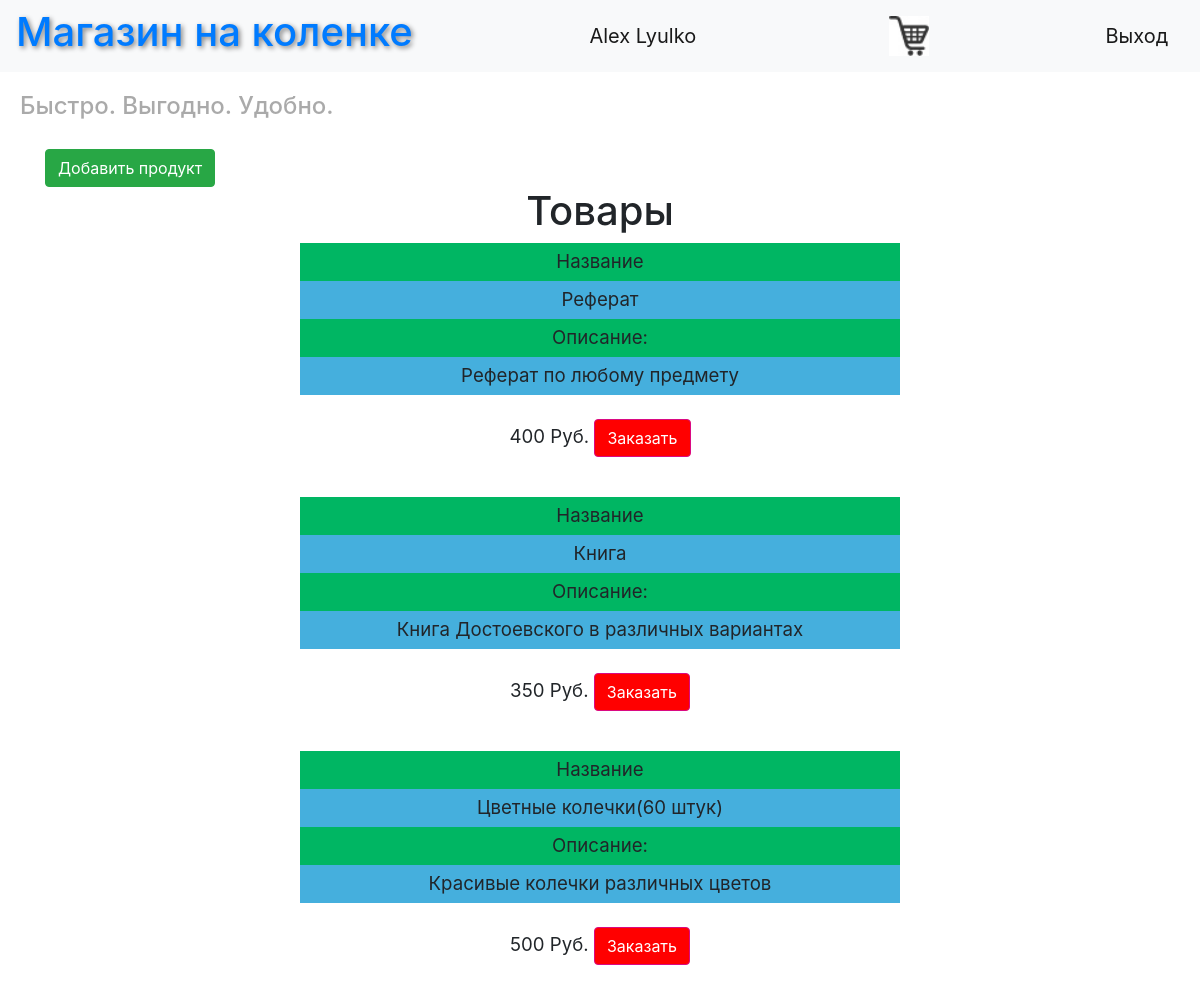
Page /index (signed in) on the committed database.
### data/users.py (models this page shows, shortened)
class User(SqlAlchemyBase, UserMixin):
    __tablename__ = 'users'
    id = sqlalchemy.Column(sqlalchemy.Integer, primary_key=True, autoincrement=True)
    surname = sqlalchemy.Column(sqlalchemy.String, nullable=True)
    name = sqlalchemy.Column(sqlalchemy.String, nullable=True)
    age = sqlalchemy.Column(sqlalchemy.Integer, nullable=True)
    position = sqlalchemy.Column(sqlalchemy.String, nullable=True)
    speciality = sqlalchemy.Column(sqlalchemy.String, nullable=True)
    address = sqlalchemy.Column(sqlalchemy.String, nullable=True)
    email = sqlalchemy.Column(sqlalchemy.String, index=True, unique=True, nullable=True)
    hashed_password = sqlalchemy.Column(sqlalchemy.String, nullable=True)
    modifed_date = sqlalchemy.Column(sqlalchemy.DateTime, default=datetime.datetime.now)
    product = orm.relationship("Product", back_populates='user')

### data/product.py (models this page shows, shortened)
class Product(SqlAlchemyBase):
    __tablename__ = 'products'
    id = sqlalchemy.Column(sqlalchemy.Integer, primary_key=True, autoincrement=True)
    prev_id = sqlalchemy.Column(sqlalchemy.Integer)
    product = sqlalchemy.Column(sqlalchemy.String, nullable=True)
    country = sqlalchemy.Column(sqlalchemy.String, nullable=True)
    description = sqlalchemy.Column(sqlalchemy.String, nullable=True)
    others = sqlalchemy.Column(sqlalchemy.String, nullable=True)
    price = sqlalchemy.Column(sqlalchemy.Integer, nullable=True)
    picture = sqlalchemy.Column(sqlalchemy.BINARY, nullable=True)
    count = sqlalchemy.Column(sqlalchemy.Integer, nullable=True)
    team_leader = sqlalchemy.Column(sqlalchemy.Integer, sqlalchemy.ForeignKey("users.id"))
    user = orm.relationship('User')

### main_reg.py (the view)
    @app.route("/")
    @app.route("/index")
    def index():
        if not current_user.is_authenticated:
            return redirect('/register')
        session = db_session.create_session()
        products = session.query(Product).all()
        users = session.query(User).all()
        names = {name.id: (name.surname, name.name) for name in users}
        return render_template("index.html", products=products, names=names, title="Work Status")

### data/db_session.py (called while the page is built)
def create_session() -> Session:
    global __factory
    return __factory()

### templates/index.html (shortened to what this page needs)
{% extends "base.html" %}
{% block content %}
<a class="btn btn-success" href="/add_product">Добавить продукт</a>
<h1 align="center">Товары </h1>
{% for product in products %}
{% if product.description %}
    <div class="table_container">
        <table class="my_table" style="margin: auto">
            <tr class="my_row">
                <td class="title" width="600px" bgcolor="#00b663" align="center">Название</td>
            </tr>
            <tr class="my_row">
                <td class="ordinary" bgcolor="#45afdd" align="center">{{ product.product }}</td>
            </tr>
        </table>
        <table class="my_table" style="margin: auto">
            <tr class="my_row">
                <td class="title" width="600px" bgcolor="#00b663" align="center">Описание:</td>
            </tr>
            <tr class="my_row">
                <td class="ordinary" bgcolor="#45afdd" align="center">{{ product.description }}</td>
            </tr>
        </table>
        <br>
        <p align="center">{{product.price}} Руб.
            <a class="btn btn-success"  style="background-color: #ff0000; border-color: #da0983; margin: auto" href=product{{product.id}}>Заказать</a></p>
    </div>
<br>
{% endif %}
{% endfor %}
{% endblock %}

### templates/base.html (shortened to what this page needs)
<!DOCTYPE html>
<html lang="en">
<head>
    <link rel="stylesheet" href="https://stackpath.bootstrapcdn.com/bootstrap/4.4.1/css/bootstrap.min.css"
>
    <link rel="stylesheet" type="text/css" href="../static/css/style.css"/>
</head>
<body>
<header>
    <nav class="navbar navbar-light bg-light">
        <a href="/"><h1 style="text-shadow:2px 2px 5px grey">Магазин на коленке</h1></a>
        {% if current_user.is_authenticated %}
        <a class="navbar-brand" href="#">{{ current_user.name }} {{ current_user.surname }}</a>
        <a href="/cart"><img src="static/img/cart.png" width="40px" height="'40px"/></a>
        <a class="navbar-brand" href="/logout">Выход</a>
        {% else %}
        <p>
            <a class="btn btn-primary " href="/register">Register</a>
            <a class="btn btn-success" href="/login">Log in</a>
        </p>
        {% endif %}
    </nav>
    <h4 style="font-style: fantasy">Быстро. Выгодно. Удобно.</h4>
</header>
<main role="main" class="container">
    {% block content %}{% endblock %}
</main>
</body>
</html>

### static/css/style.css (style rules this page uses)
td.title { background-color: "#dddddd"; align: "center"; font-size: 14pt; padding: 5px; }
td.ordinary { background-color: "#eeeeff"; align: "center"; font-size: 14pt; padding: 5px; }
h4 { color: #aaaaaa; padding: 20px; }
p { font-size: 14pt; }

### rows in the picture
User: name "Alex", surname "Lyulko"
Product: product "Реферат", description "Реферат по любому предмету", price "400"
Product: product "Книга", description "Книга Достоевского в различных вариантах", price "350"
Product: product "Цветные колечки(60 штук)", description "Красивые колечки различных цветов", price "500"
